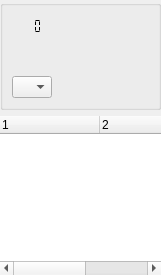
<?xml version="1.0" encoding="UTF-8"?>
<ui version="4.0">
 <class>M1UI</class>
 <widget class="QDockWidget" name="M1UI">
  <property name="geometry">
   <rect>
    <x>0</x>
    <y>0</y>
    <width>161</width>
    <height>275</height>
   </rect>
  </property>
  <property name="windowTitle">
   <string>M1</string>
  </property>
  <widget class="QWidget" name="dockWidgetContents">
   <layout class="QGridLayout" name="gridLayout_2">
    <property name="margin">
     <number>0</number>
    </property>
    <item row="0" column="0" colspan="10">
     <widget class="QGroupBox" name="groupBox">
      <layout class="QGridLayout" name="gridLayout">
       <item row="0" column="17" colspan="6">
        <widget class="QLabel" name="lblTrackName">
         <property name="font">
          <font>
           <pointsize>10</pointsize>
           <weight>75</weight>
           <bold>true</bold>
          </font>
         </property>
         <property name="wordWrap">
          <bool>true</bool>
         </property>
         <property name="indent">
          <number>8</number>
         </property>
        </widget>
       </item>
       <item row="1" column="16" colspan="7">
        <widget class="QLabel" name="lblTrackInfo">
         <property name="text">
          <string>&lt;!DOCTYPE HTML PUBLIC &quot;-//W3C//DTD HTML 4.0//EN&quot; &quot;http://www.w3.org/TR/REC-html40/strict.dtd&quot;&gt;
&lt;html&gt;&lt;head&gt;&lt;meta name=&quot;qrichtext&quot; content=&quot;1&quot; /&gt;&lt;style type=&quot;text/css&quot;&gt;
p, li { white-space: pre-wrap; }
&lt;/style&gt;&lt;/head&gt;&lt;body style=&quot; font-family:'MS Shell Dlg 2'; font-size:8.25pt; font-weight:400; font-style:normal;&quot;&gt;
&lt;p style=&quot; margin-top:0px; margin-bottom:0px; margin-left:0px; margin-right:0px; -qt-block-indent:0; text-indent:0px;&quot;&gt; &lt;/p&gt;
&lt;p style=&quot; margin-top:0px; margin-bottom:0px; margin-left:0px; margin-right:0px; -qt-block-indent:0; text-indent:0px; font-size:8pt;&quot;&gt; &lt;/p&gt;&lt;/body&gt;&lt;/html&gt;</string>
         </property>
         <property name="wordWrap">
          <bool>true</bool>
         </property>
         <property name="indent">
          <number>6</number>
         </property>
        </widget>
       </item>
       <item row="0" column="16">
        <widget class="QLCDNumber" name="lcdNumber">
         <property name="maximumSize">
          <size>
           <width>32</width>
           <height>24</height>
          </size>
         </property>
         <property name="lineWidth">
          <number>0</number>
         </property>
         <property name="numDigits">
          <number>4</number>
         </property>
         <property name="segmentStyle">
          <enum>QLCDNumber::Flat</enum>
         </property>
        </widget>
       </item>
       <item row="2" column="16">
        <widget class="QComboBox" name="cmbLang">
         <property name="maximumSize">
          <size>
           <width>40</width>
           <height>16777215</height>
          </size>
         </property>
        </widget>
       </item>
       <item row="2" column="17" colspan="4">
        <spacer name="horizontalSpacer">
         <property name="orientation">
          <enum>Qt::Horizontal</enum>
         </property>
         <property name="sizeHint" stdset="0">
          <size>
           <width>0</width>
           <height>0</height>
          </size>
         </property>
        </spacer>
       </item>
       <item row="2" column="22">
        <widget class="QPushButton" name="btnStop">
         <property name="maximumSize">
          <size>
           <width>20</width>
           <height>16777215</height>
          </size>
         </property>
         <property name="toolTip">
          <string>Stop</string>
         </property>
         <property name="icon">
          <iconset resource="mamepgui_main.qrc">
           <normaloff>:/res/16x16/media-playback-stop.png</normaloff>:/res/16x16/media-playback-stop.png</iconset>
         </property>
         <property name="flat">
          <bool>true</bool>
         </property>
        </widget>
       </item>
       <item row="2" column="21">
        <widget class="QPushButton" name="btnPlay">
         <property name="maximumSize">
          <size>
           <width>20</width>
           <height>16777215</height>
          </size>
         </property>
         <property name="toolTip">
          <string>Play</string>
         </property>
         <property name="icon">
          <iconset resource="mamepgui_main.qrc">
           <normaloff>:/res/16x16/media-playback-start.png</normaloff>:/res/16x16/media-playback-start.png</iconset>
         </property>
         <property name="flat">
          <bool>true</bool>
         </property>
        </widget>
       </item>
      </layout>
     </widget>
    </item>
    <item row="5" column="0" colspan="10">
     <widget class="QTreeWidget" name="twSongList">
      <property name="frameShape">
       <enum>QFrame::NoFrame</enum>
      </property>
      <property name="rootIsDecorated">
       <bool>false</bool>
      </property>
      <property name="columnCount">
       <number>3</number>
      </property>
      <column>
       <property name="text">
        <string>1</string>
       </property>
      </column>
      <column>
       <property name="text">
        <string>2</string>
       </property>
      </column>
      <column>
       <property name="text">
        <string>3</string>
       </property>
      </column>
     </widget>
    </item>
   </layout>
  </widget>
 </widget>
 <resources>
  <include location="mamepgui_main.qrc"/>
 </resources>
 <connections/>
</ui>
